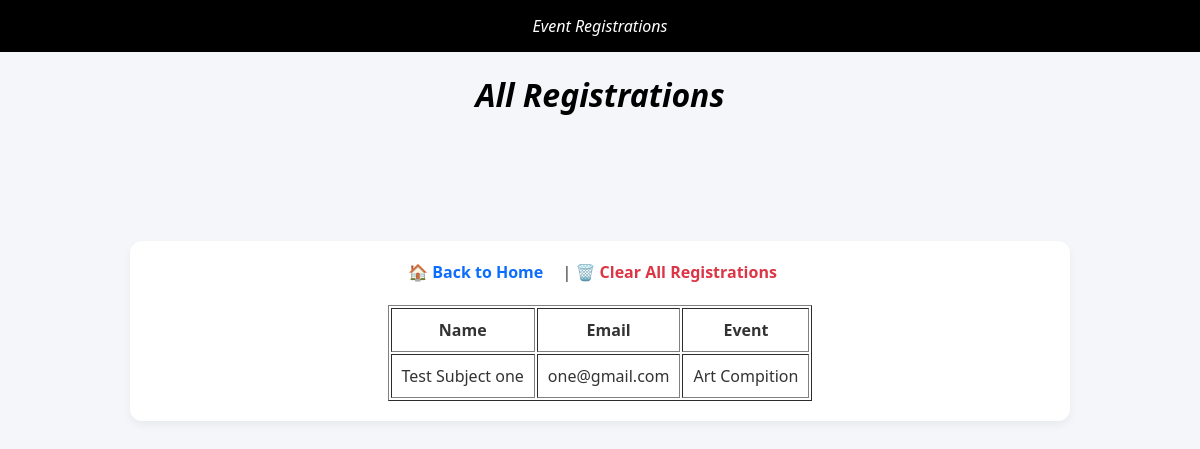
/dashboard, run on the app's committed database.
### tables this page shows
CREATE TABLE registrations (
            id INTEGER PRIMARY KEY AUTOINCREMENT,
            name TEXT NOT NULL,
            email TEXT NOT NULL,
            event_id INTEGER,
            FOREIGN KEY (event_id) REFERENCES events (id)
        );

CREATE TABLE events (
            id INTEGER PRIMARY KEY AUTOINCREMENT,
            title TEXT NOT NULL,
            description TEXT NOT NULL,
            date TEXT NOT NULL
        );

### app.py (the view)
@app.route("/dashboard")
def dashboard():
    conn = sqlite3.connect("database.db")
    c = conn.cursor()
    c.execute("""
        SELECT registrations.name, registrations.email, events.title
        FROM registrations
        JOIN events ON registrations.event_id = events.id
    """)
    registrations = c.fetchall()
    conn.close()
    return render_template("dashboard.html", registrations=registrations)

### templates/dashboard.html (shortened to what this page needs)
<!DOCTYPE html>
<html>
<head>
  <link rel="stylesheet" href="{{ url_for('static', filename='css/style.css') }}">
</head>
<body>
<header><i>Event Registrations</i></header>
<h1><center><i>All Registrations</i></center></h1>
  <div class="container">
<center>
<a href="{{ url_for('home') }}" class="back-button">🏠 Back to Home</a> |
<a href="{{ url_for('clear_registrations') }}" class="link-red"  onclick="return confirm('Are you sure you want to delete all registrations?')">🗑️ Clear All Registrations</a>
    <br><br>
    <table border="1" cellpadding="10">
      <tr>
        <th>Name</th>
        <th>Email</th>
        <th>Event</th>
      </tr>
      {% for reg in registrations %}
      <tr>
        <td>{{ reg[0] }}</td>
        <td>{{ reg[1] }}</td>
        <td>{{ reg[2] }}</td>
      </tr>
      {% endfor %}
    </table>
</center>
  </div>
</body>
</html>

### static/css/style.css (style rules this page uses)
body { font-family: 'Segoe UI', Tahoma, Geneva, Verdana, sans-serif; background-color: #f4f6f9; color: #333; margin: 0; padding: 0; }
header, footer { background-color: Black; color: white; padding: 15px 30px; text-align: center; }
h1 { Color: Black; }
.container { max-width: 900px; margin: 125px auto; padding: 20px; background-color: white; border-radius: 12px; box-shadow: 0 4px 8px rgba(0,0,0,0.05); }
a { text-decoration: none; color: #0d6efd; font-weight: bold; margin-right: 15px; }
.link-red { color: #dc3545; text-decoration: none; font-weight: bold; }

### data on the page
registrations: name "Test Subject one", email "one@gmail.com", title "Art Compition"
